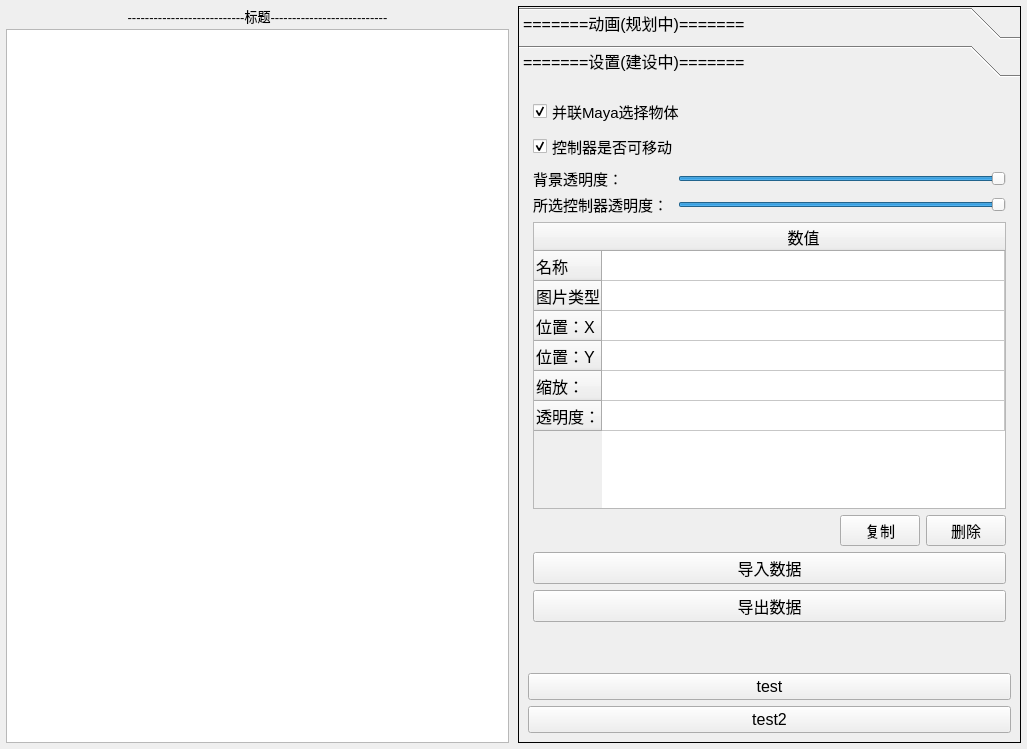
<?xml version="1.0" encoding="UTF-8"?>
<ui version="4.0">
 <class>MainWindow</class>
 <widget class="QMainWindow" name="MainWindow">
  <property name="geometry">
   <rect>
    <x>0</x>
    <y>0</y>
    <width>1027</width>
    <height>749</height>
   </rect>
  </property>
  <property name="font">
   <font>
    <pointsize>11</pointsize>
   </font>
  </property>
  <property name="windowTitle">
   <string>测试表情面板</string>
  </property>
  <widget class="QWidget" name="centralwidget">
   <layout class="QHBoxLayout" name="centralLayout">
    <property name="spacing">
     <number>3</number>
    </property>
    <property name="margin">
     <number>3</number>
    </property>
    <item>
     <widget class="QFrame" name="frame_left">
      <property name="frameShape">
       <enum>QFrame::NoFrame</enum>
      </property>
      <property name="frameShadow">
       <enum>QFrame::Raised</enum>
      </property>
      <layout class="QVBoxLayout" name="Layout_left" stretch="0,0">
       <property name="spacing">
        <number>3</number>
       </property>
       <property name="margin">
        <number>3</number>
       </property>
       <item>
        <widget class="QLabel" name="label">
         <property name="font">
          <font>
           <pointsize>10</pointsize>
          </font>
         </property>
         <property name="text">
          <string>---------------------------标题---------------------------</string>
         </property>
         <property name="alignment">
          <set>Qt::AlignCenter</set>
         </property>
        </widget>
       </item>
       <item>
        <widget class="GSView" name="QGraphicsView_Main"/>
       </item>
      </layout>
     </widget>
    </item>
    <item>
     <widget class="QFrame" name="frame_right">
      <property name="frameShape">
       <enum>QFrame::NoFrame</enum>
      </property>
      <property name="frameShadow">
       <enum>QFrame::Raised</enum>
      </property>
      <layout class="QVBoxLayout" name="verticalLayout_2">
       <property name="spacing">
        <number>3</number>
       </property>
       <property name="margin">
        <number>3</number>
       </property>
       <item>
        <widget class="QToolBox" name="toolBox">
         <property name="enabled">
          <bool>true</bool>
         </property>
         <property name="font">
          <font>
           <pointsize>12</pointsize>
          </font>
         </property>
         <property name="frameShape">
          <enum>QFrame::Box</enum>
         </property>
         <property name="currentIndex">
          <number>1</number>
         </property>
         <widget class="QWidget" name="page">
          <property name="geometry">
           <rect>
            <x>0</x>
            <y>0</y>
            <width>484</width>
            <height>665</height>
           </rect>
          </property>
          <property name="font">
           <font>
            <pointsize>12</pointsize>
           </font>
          </property>
          <attribute name="label">
           <string>=======动画(规划中)=======</string>
          </attribute>
          <layout class="QVBoxLayout" name="verticalLayout_4">
           <item>
            <layout class="QGridLayout" name="gridLayout">
             <item row="0" column="2">
              <widget class="QDoubleSpinBox" name="QDoubleSpinBox_tx">
               <property name="buttonSymbols">
                <enum>QAbstractSpinBox::NoButtons</enum>
               </property>
               <property name="decimals">
                <number>2</number>
               </property>
               <property name="minimum">
                <double>-999999999.000000000000000</double>
               </property>
               <property name="maximum">
                <double>999999999.000000000000000</double>
               </property>
              </widget>
             </item>
             <item row="0" column="0">
              <widget class="QLabel" name="label_2">
               <property name="maximumSize">
                <size>
                 <width>50</width>
                 <height>16777215</height>
                </size>
               </property>
               <property name="font">
                <font>
                 <pointsize>10</pointsize>
                </font>
               </property>
               <property name="text">
                <string> TX:</string>
               </property>
              </widget>
             </item>
             <item row="2" column="0">
              <widget class="QLabel" name="label_3">
               <property name="maximumSize">
                <size>
                 <width>50</width>
                 <height>16777215</height>
                </size>
               </property>
               <property name="font">
                <font>
                 <pointsize>10</pointsize>
                </font>
               </property>
               <property name="text">
                <string> TY: </string>
               </property>
              </widget>
             </item>
             <item row="3" column="0">
              <widget class="QLabel" name="label_4">
               <property name="maximumSize">
                <size>
                 <width>50</width>
                 <height>16777215</height>
                </size>
               </property>
               <property name="font">
                <font>
                 <pointsize>10</pointsize>
                </font>
               </property>
               <property name="text">
                <string> TZ: </string>
               </property>
              </widget>
             </item>
             <item row="2" column="2">
              <widget class="QDoubleSpinBox" name="QDoubleSpinBox_ty">
               <property name="minimum">
                <double>-999999999.000000000000000</double>
               </property>
               <property name="maximum">
                <double>999999999.000000000000000</double>
               </property>
              </widget>
             </item>
             <item row="3" column="2">
              <widget class="QDoubleSpinBox" name="QDoubleSpinBox_tz">
               <property name="minimum">
                <double>-999999999.000000000000000</double>
               </property>
               <property name="maximum">
                <double>999999999.000000000000000</double>
               </property>
              </widget>
             </item>
            </layout>
           </item>
           <item>
            <widget class="QCheckBox" name="QCheckBox_autocam">
             <property name="font">
              <font>
               <pointsize>10</pointsize>
              </font>
             </property>
             <property name="text">
              <string>自动切换摄像机</string>
             </property>
             <property name="checked">
              <bool>true</bool>
             </property>
            </widget>
           </item>
           <item>
            <spacer name="verticalSpacer_3">
             <property name="orientation">
              <enum>Qt::Vertical</enum>
             </property>
             <property name="sizeHint" stdset="0">
              <size>
               <width>20</width>
               <height>40</height>
              </size>
             </property>
            </spacer>
           </item>
          </layout>
         </widget>
         <widget class="QWidget" name="page_2">
          <property name="geometry">
           <rect>
            <x>0</x>
            <y>0</y>
            <width>484</width>
            <height>665</height>
           </rect>
          </property>
          <property name="font">
           <font>
            <pointsize>12</pointsize>
           </font>
          </property>
          <attribute name="label">
           <string>=======设置(建设中)=======</string>
          </attribute>
          <layout class="QVBoxLayout" name="verticalLayout_3" stretch="1,0,0,0">
           <item>
            <layout class="QVBoxLayout" name="verticalLayout" stretch="0,0,0,1,0,0,0">
             <property name="margin">
              <number>5</number>
             </property>
             <item>
              <widget class="QCheckBox" name="QCheckBox_Maya_Selection">
               <property name="font">
                <font>
                 <pointsize>11</pointsize>
                </font>
               </property>
               <property name="text">
                <string>并联Maya选择物体</string>
               </property>
               <property name="checked">
                <bool>true</bool>
               </property>
              </widget>
             </item>
             <item>
              <widget class="QCheckBox" name="QCheckBox_Control_Moveable">
               <property name="font">
                <font>
                 <pointsize>11</pointsize>
                </font>
               </property>
               <property name="text">
                <string>控制器是否可移动</string>
               </property>
               <property name="checked">
                <bool>true</bool>
               </property>
              </widget>
             </item>
             <item>
              <layout class="QGridLayout" name="gridLayout_2" rowstretch="0,0" columnstretch="0,0,0">
               <property name="horizontalSpacing">
                <number>10</number>
               </property>
               <property name="verticalSpacing">
                <number>3</number>
               </property>
               <property name="margin">
                <number>0</number>
               </property>
               <item row="0" column="0">
                <widget class="QLabel" name="label_6">
                 <property name="font">
                  <font>
                   <pointsize>11</pointsize>
                  </font>
                 </property>
                 <property name="text">
                  <string>背景透明度：</string>
                 </property>
                </widget>
               </item>
               <item row="1" column="2">
                <widget class="QSlider" name="QSlider_CT_Opacity_Selected">
                 <property name="maximum">
                  <number>100</number>
                 </property>
                 <property name="singleStep">
                  <number>10</number>
                 </property>
                 <property name="pageStep">
                  <number>20</number>
                 </property>
                 <property name="value">
                  <number>100</number>
                 </property>
                 <property name="orientation">
                  <enum>Qt::Horizontal</enum>
                 </property>
                </widget>
               </item>
               <item row="1" column="0">
                <widget class="QLabel" name="label_5">
                 <property name="font">
                  <font>
                   <pointsize>11</pointsize>
                  </font>
                 </property>
                 <property name="text">
                  <string>所选控制器透明度：</string>
                 </property>
                </widget>
               </item>
               <item row="0" column="2">
                <widget class="QSlider" name="QSlider_BG_Opacity">
                 <property name="maximum">
                  <number>100</number>
                 </property>
                 <property name="singleStep">
                  <number>10</number>
                 </property>
                 <property name="pageStep">
                  <number>20</number>
                 </property>
                 <property name="value">
                  <number>100</number>
                 </property>
                 <property name="orientation">
                  <enum>Qt::Horizontal</enum>
                 </property>
                </widget>
               </item>
              </layout>
             </item>
             <item>
              <widget class="QTableWidget" name="QTableWidget_Data">
               <property name="lineWidth">
                <number>1</number>
               </property>
               <property name="verticalScrollBarPolicy">
                <enum>Qt::ScrollBarAsNeeded</enum>
               </property>
               <property name="horizontalScrollBarPolicy">
                <enum>Qt::ScrollBarAsNeeded</enum>
               </property>
               <property name="autoScroll">
                <bool>true</bool>
               </property>
               <property name="autoScrollMargin">
                <number>10</number>
               </property>
               <property name="verticalScrollMode">
                <enum>QAbstractItemView::ScrollPerItem</enum>
               </property>
               <property name="horizontalScrollMode">
                <enum>QAbstractItemView::ScrollPerItem</enum>
               </property>
               <property name="showGrid">
                <bool>true</bool>
               </property>
               <property name="gridStyle">
                <enum>Qt::SolidLine</enum>
               </property>
               <property name="wordWrap">
                <bool>true</bool>
               </property>
               <attribute name="horizontalHeaderCascadingSectionResizes">
                <bool>true</bool>
               </attribute>
               <attribute name="horizontalHeaderShowSortIndicator" stdset="0">
                <bool>false</bool>
               </attribute>
               <attribute name="horizontalHeaderStretchLastSection">
                <bool>true</bool>
               </attribute>
               <row>
                <property name="text">
                 <string>名称</string>
                </property>
               </row>
               <row>
                <property name="text">
                 <string>图片类型</string>
                </property>
               </row>
               <row>
                <property name="text">
                 <string>位置：X</string>
                </property>
               </row>
               <row>
                <property name="text">
                 <string>位置：Y</string>
                </property>
               </row>
               <row>
                <property name="text">
                 <string>缩放：</string>
                </property>
               </row>
               <row>
                <property name="text">
                 <string>透明度：</string>
                </property>
               </row>
               <column>
                <property name="text">
                 <string>数值</string>
                </property>
               </column>
              </widget>
             </item>
             <item>
              <layout class="QHBoxLayout" name="horizontalLayout">
               <property name="topMargin">
                <number>0</number>
               </property>
               <item>
                <spacer name="horizontalSpacer">
                 <property name="orientation">
                  <enum>Qt::Horizontal</enum>
                 </property>
                 <property name="sizeHint" stdset="0">
                  <size>
                   <width>40</width>
                   <height>20</height>
                  </size>
                 </property>
                </spacer>
               </item>
               <item>
                <widget class="QPushButton" name="QPushButton_Duplicate">
                 <property name="font">
                  <font>
                   <pointsize>11</pointsize>
                  </font>
                 </property>
                 <property name="text">
                  <string>复制</string>
                 </property>
                </widget>
               </item>
               <item>
                <widget class="QPushButton" name="QPushButton_Delete">
                 <property name="font">
                  <font>
                   <pointsize>11</pointsize>
                  </font>
                 </property>
                 <property name="text">
                  <string>删除</string>
                 </property>
                </widget>
               </item>
              </layout>
             </item>
             <item>
              <widget class="QPushButton" name="QPushButton_IMPORT">
               <property name="font">
                <font>
                 <pointsize>12</pointsize>
                </font>
               </property>
               <property name="text">
                <string>导入数据</string>
               </property>
              </widget>
             </item>
             <item>
              <widget class="QPushButton" name="QPushButton_EXPORT">
               <property name="font">
                <font>
                 <pointsize>12</pointsize>
                </font>
               </property>
               <property name="text">
                <string>导出数据</string>
               </property>
              </widget>
             </item>
            </layout>
           </item>
           <item>
            <spacer name="verticalSpacer">
             <property name="orientation">
              <enum>Qt::Vertical</enum>
             </property>
             <property name="sizeHint" stdset="0">
              <size>
               <width>20</width>
               <height>40</height>
              </size>
             </property>
            </spacer>
           </item>
           <item>
            <widget class="QPushButton" name="QPushButton_test">
             <property name="font">
              <font>
               <pointsize>12</pointsize>
              </font>
             </property>
             <property name="text">
              <string>test</string>
             </property>
            </widget>
           </item>
           <item>
            <widget class="QPushButton" name="QPushButton_test2">
             <property name="font">
              <font>
               <pointsize>12</pointsize>
              </font>
             </property>
             <property name="text">
              <string>test2</string>
             </property>
            </widget>
           </item>
          </layout>
         </widget>
        </widget>
       </item>
      </layout>
     </widget>
    </item>
   </layout>
  </widget>
 </widget>
 <customwidgets>
  <customwidget>
   <class>GSView</class>
   <extends>QGraphicsView</extends>
   <header>GS__View.h</header>
  </customwidget>
 </customwidgets>
 <resources/>
 <connections/>
</ui>
